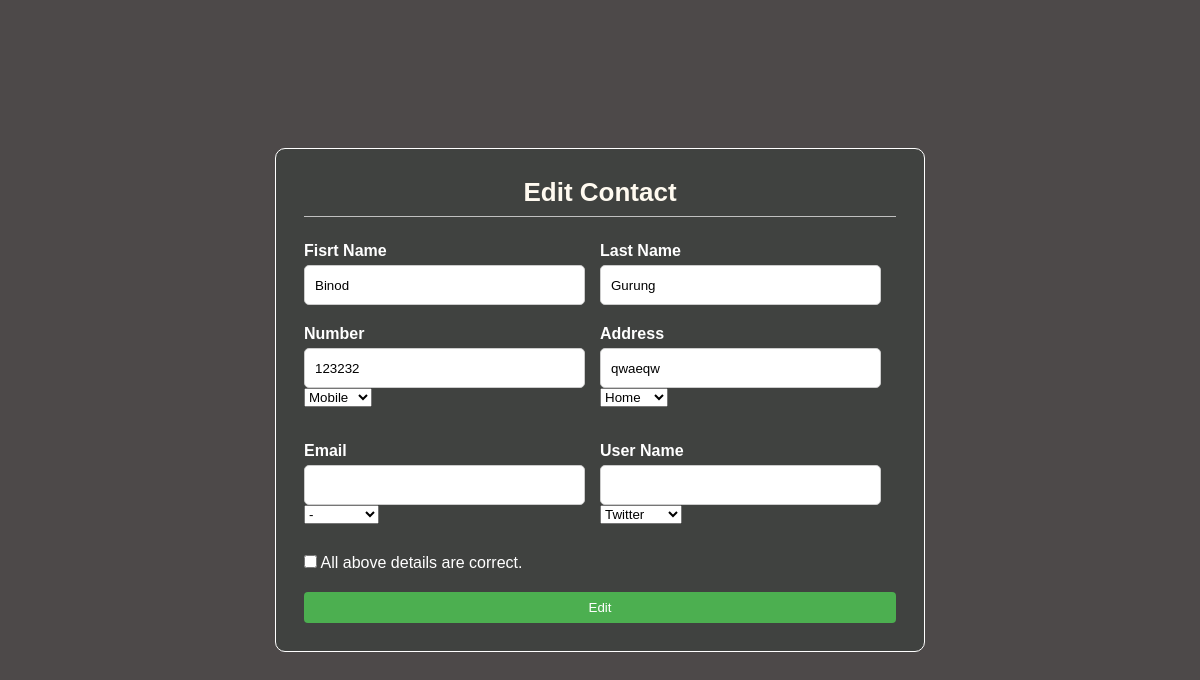
Page /edit/190 (signed in) on the committed database.
### accounts/models.py (models this page shows, shortened)
class Person(models.Model):
    id = models.AutoField(primary_key=True)
    first_name = models.CharField(max_length=20 , null=True)
    last_name = models.CharField(max_length=15 , null=True)
    phone = models.ForeignKey(Phone, null=True , on_delete= models.SET_NULL)
    address = models.ForeignKey(Address, null=True , on_delete= models.SET_NULL)
    email = models.ForeignKey(Email, null=True , on_delete= models.SET_NULL)
    media = models.ForeignKey(SocialMedia, null=True , on_delete= models.SET_NULL)

class Phone(models.Model):
    TYPE = (
        ('Home' , 'Home'),
        ('Mobile' , 'Mobile'),
        ('Office' , 'Office'),
        ('College' , 'College'),
    )
    Number = models.IntegerField( null=True )
    Number_type = models.CharField(max_length=200 , null=True , choices=TYPE )

class Address(models.Model):
    TYPE = (
        ('Home' , 'Home'),
        ('Office' , 'Office'),
        ('College' , 'College')
    )
    Address = models.CharField(max_length=200 , null=True)
    Address_type= models.CharField(max_length=200 , null=True , choices=TYPE )

class Email(models.Model):
    TYPE = (
        ('Home' , 'Home'),
        ('Personal' , 'Personal'),
        ('Office' , 'Office'),
        ('College' , 'College')
    )
    email = models.CharField(max_length=200 , null=True)
    email_type = models.CharField(max_length=200 , null=True , choices=TYPE )

class SocialMedia(models.Model):
    APP = (
        ('Facebook' , 'Facebook'),
        ('Instagram' , 'Instagram'),
        ('Twitter' , 'Twitter'),
        ('Linkdin' , 'Linkdlin'),
        ('Snapchat' , 'Snapchat'),
        ('WeChat' , 'WeChat'),
        ('Discord' , 'Discord'),
    )
    User_Name = models.CharField(max_length=200 , null=True)
    Linked_App = models.CharField(max_length=200 , null=True , choices=APP )

### accounts/decorators.py (the view)
        def wrapper_func(request, *args, **kwargs):
            group = None
            if request.user.groups.exists():
                group = request.user.groups.all()[0].name
            if group in allowed_roles:
                return view_func(request, *args, **kwargs)
            else:
                return HttpResponse('You are not authorized to view this page')

### accounts/views.py (called while the page is built, shortened)
@login_required(login_url='login')
@allowed_users(allowed_roles=['admin'])
def edit(request,pk):
    detail=Person.objects.get(id=pk)
    return render(request,'accounts/edit.html',{'detail': detail})

### accounts/templates/accounts/edit.html (shortened to what this page needs)
{% extends 'accounts/add.html' %}
{% block content %}
<div class="cointainer">
    <form action="" method="post">
      <h2>Edit Contact</h2>
      <div class="content">
        <div class="input-box">
          <label for="firstname">Fisrt Name</label>
          <input type="text" value="{{detail.first_name}}"  id="fname" name="fname" required>
        </div>
        <div class="input-box">
          <label for="lastname">Last Name</label>
          <input type="text" value="{{detail.last_name}}" id="lname" name="lname" required>
        </div>
        <div class="input-box">
          <label for="number">Number</label>
          <input type="tel" value="{{detail.phone.Number}}" id="number" name="number" required>
          <div class="input-box">
            <div class="select-box">
            <select id="Number_type" id="ntype" name="ntype" required>
              <option>{{detail.phone.Number_type}}</option>
            </select>
            </div>
            </div>
        </div>
        <div class="input-box">
          <label for="address">Address</label>
          <input type="text" value="{{detail.address.Address}}" id="address" name="address" required>
          <div class="input-box">
          <div class="select-box">
            <select id="atype"  name="atype" required>
              <option>{{detail.address.Address_type}}</option>
            </select>
            </div>
          </div>
        </div>
        <div class="input-box">
          <label for="email">Email</label>
          <input type="email" value="{{detail.email.email}}"  id="emai"  name="email">
          <div class="input-box">
            <div class="select-box">
            <select id="etype" name="etype">
              <option>{{detail.email.email_type}}</option>
            </select>
            </div>
            </div>
        </div>
        <div class="input-box">
          <label for="username">User Name</label>
          <input type="username" value="{{detail.media.User_Name}}"  id="uname" name="uname" >
        <div class="input-box">
        <div class="select-box">
        <select id="mtype" name="mtype">
          <option>{{detail.media.Linked_App}}</option>
        </select>
        </div>
      </div>
    </div>
        <div class="form-check">
          <input class="form-check-input" type="checkbox" value="" id="invalidCheck2" required>
          <label class="form-check-label" for="invalidCheck2">
            All above details are correct.
          </label>
          </div>
          </div>
      <div class="button-container">
      <form action="" method="post" style="display: inline;">
        <button type="submit" name="button">Edit</button>
      </form>
    </div>
    </form>
  </div>
{% endblock %}

### accounts/templates/accounts/add.html (style rules this page uses)
* { margin: 0; padding: 0; font-family: sans-serif; box-sizing: border-box; }
body { display: flex; justify-content: center; align-items: center; height: 100vh; background: rgb(77, 73, 73); }
.cointainer { max-width: 650px; padding: 28px; margin: 28px; border-radius: 10px; overflow: hidden; background: #404240; border: 1px solid white; }
h2 { font-size: 26px; font-weight: bold; text-align: center; color: floralwhite; padding-bottom: 8px; border-bottom: 1px solid silver; }
.content { display: flex; flex-wrap: wrap; justify-content: space-between; padding: 20px 0; }
.input-box { display: flex; flex-wrap: wrap; width: 50%; padding-bottom: 15px; }
.input-box input { height: 40px; width: 95%; padding: 0 10px; border-radius: 5px; border: 1px solid #ccc; }
.input-box label { width : 95% ; margin: 5px 0; color:#ffffff; font-weight: bold; }
.input-box label, .media-title { width: 100%; margin: 5px 0; color: #ffffff; font-weight: bold; }
.form-check label { color: #ffffff; }
.button-container button { width: 100%; background-color: #4CAF50; color: white; padding: 8px 12px; border: none; border-radius: 4px; cursor: pointer; }

### rows in the picture
Person: fname "Binod", lname "Gurung", number "123232", ntype "Mobile", address "qwaeqw", atype "Home", etype "-", mtype "Twitter"
